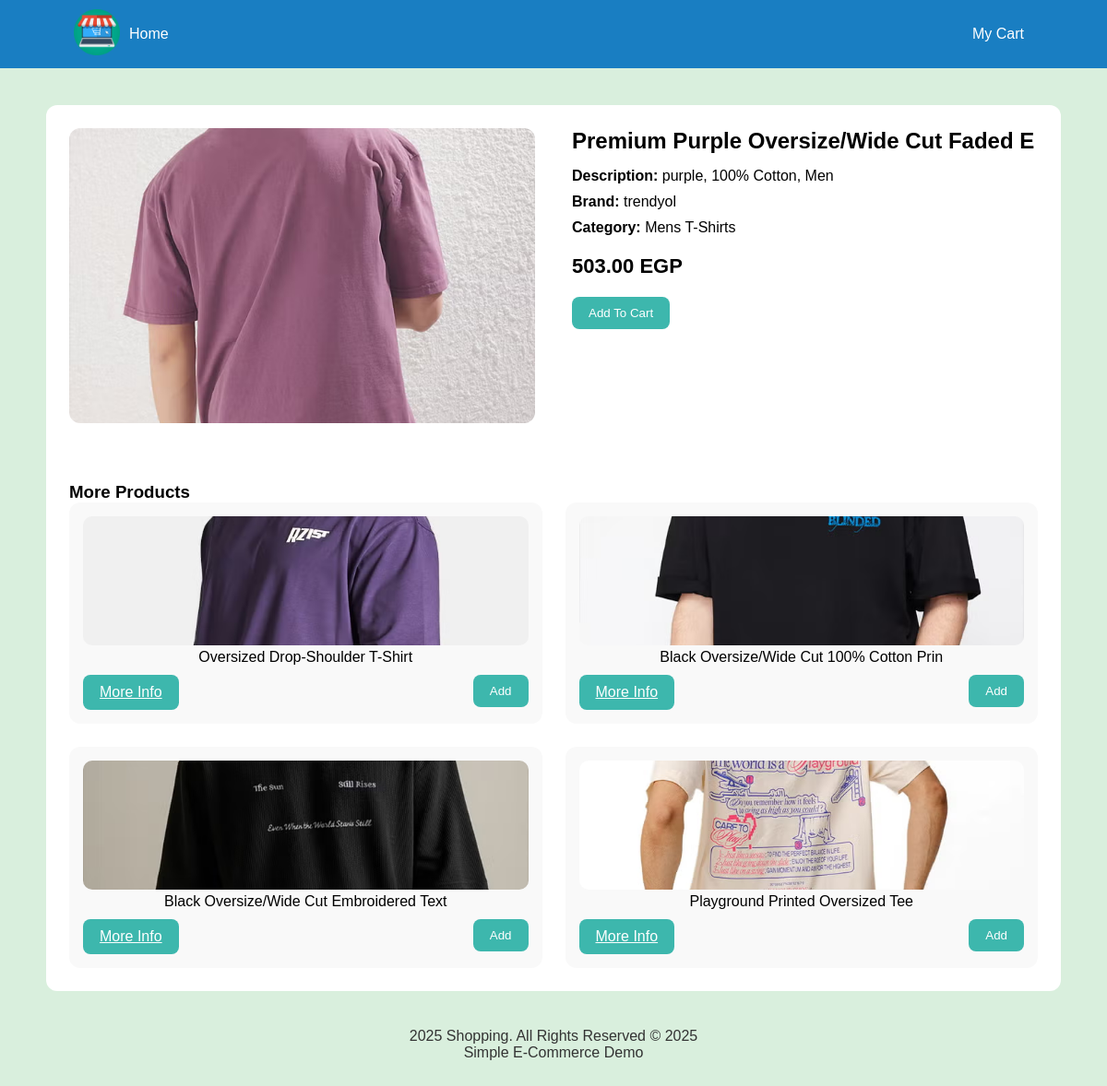
/info.php?id=P10, run on the app's committed database.
### tables this page shows
CREATE TABLE `images` (
  `id_P` varchar(30) NOT NULL,
  `image_1` varchar(200) NOT NULL,
  `image_2` varchar(200) NOT NULL,
  `image_3` varchar(200) NOT NULL
);

CREATE TABLE `products` (
  `id_P` varchar(20) NOT NULL,
  `name` varchar(40) NOT NULL,
  `describtion` varchar(150) NOT NULL,
  `price` decimal(15,2) NOT NULL,
  `brand` varchar(30) NOT NULL,
  `category` varchar(30) NOT NULL
);

### info.php (the view, shortened to what this page needs)
<?php
$conn = mysqli_connect("localhost:3307", "root", "", "ecommerce_db");
if (isset($_POST['info'])) {
    $id = $_POST['info'];
} elseif (isset($_GET['id'])) {
    $id = $_GET['id'];
} else {
    die("No Product");
}
$id = mysqli_real_escape_string($conn, $id);
$productQuery = "
SELECT p.*, i.image_1, i.image_2, i.image_3
FROM products p
LEFT JOIN images i ON p.id_P = i.id_P
WHERE p.id_P = '$id'
";
$productResult = mysqli_query($conn, $productQuery);
$product = mysqli_fetch_assoc($productResult);
$moreQuery = "
SELECT p.id_P, p.name, i.image_1
FROM products p
LEFT JOIN images i ON p.id_P = i.id_P
WHERE p.id_P != '$id'
LIMIT 4
";
$more = mysqli_query($conn, $moreQuery);
?>
<!DOCTYPE html>
<html lang="en">
<head>
    <link rel="stylesheet" href="styles/info_style.css">
</head>
<body>
    <div class="navbar">
        <a class="navbar-brand" href="index.php">
            <img src="images/icons/logo.png" alt="" width="50" height="50" class="rounded-5">
        </a>
        <div class="nav-links">
            <a href="index.php">Home</a>
            <a href="mycart.php">My Cart</a>
        </div>
    </div>
    <div class="container">
        <div class="product-details">
            <div class="product-image">
                <img id="sliderImg" src="<?= htmlspecialchars($product['image_1']) ?>"
                    data-img1="<?= htmlspecialchars($product['image_1']) ?>"
                    data-img2="<?= htmlspecialchars($product['image_2']) ?>"
                    data-img3="<?= htmlspecialchars($product['image_3']) ?>">
            </div>
            <div class="product-info">
                <h2><?= htmlspecialchars($product['name']) ?></h2>
                <p><strong>Description:</strong> <?= htmlspecialchars($product['describtion']) ?></p>
                <p><strong>Brand:</strong> <?= htmlspecialchars($product['brand']) ?></p>
                <p><strong>Category:</strong> <?= htmlspecialchars($product['category']) ?></p>
                <div class="price"><?= htmlspecialchars($product['price']) ?> EGP</div>
                <form method="post" action="cartBack.php">
                    <button type="submit" name="cart" value="<?= $product['id_P'] ?>" class="btn">
                        Add To Cart
                    </button>
                </form>
            </div>
        </div>
        <div class="more-products">
            <h3>More Products</h3>
            <div class="products-grid">
                <?php while ($row = mysqli_fetch_assoc($more)) { ?>
                    <div class="product-card">
                        <div class="img-box">
                            <img src="<?= htmlspecialchars($row['image_1']) ?>">
                        </div>
                        <p><?= htmlspecialchars($row['name']) ?></p>
                        <div class="card-buttons">
                            <a href="info.php?id=<?= $row['id_P'] ?>" class="btn">More Info</a>
                            <form method="post" action="cartBack.php">
                                <button type="submit" name="cart" value="<?= $row['id_P'] ?>" class="btn">
                                    Add
                                </button>
                            </form>
                        </div>
                    </div>
                <?php } ?>
            </div>
        </div>
    </div>
    <footer class="footer">
        <p> 2025 Shopping. All Rights Reserved © 2025</p>
        <p>Simple E-Commerce Demo</p>
    </footer>
</body>
</html>

### styles/info_style.css (style rules this page uses)
:root { --blue: #197ec2; --green: #3db7ad; --pink: #f6b1ce; --bg: #d9efdd; }
* { box-sizing: border-box; font-family: Arial, sans-serif; margin: 0; padding: 0; }
body { background: var(--bg); }
.navbar { background: var(--blue); padding: 10px 80px; display: flex; justify-content: space-between; color: white; }
.nav-links { display: flex; margin: auto 0; width: 100%; padding: 0 10px; justify-content: space-between; }
.nav-links a { color: white; text-decoration: none; }
.container { max-width: 1100px; margin: 40px auto; background: white; padding: 25px; border-radius: 12px; }
.product-details { display: grid; grid-template-columns: 1fr 1fr; gap: 40px; }
.product-image img { width: 100%; height: 320px; object-fit: cover; border-radius: 12px; }
.product-info h2 { margin-bottom: 15px; }
.product-info p { margin-bottom: 10px; }
.price { font-size: 22px; margin: 20px 0; font-weight: bold; }
.btn { background: var(--green); border: none; padding: 10px 18px; border-radius: 8px; color: white; cursor: pointer; }
.more-products { margin-top: 60px; }
.products-grid { display: grid; grid-template-columns: repeat(2, 1fr); gap: 25px; }
.product-card { background: #f9f9f9; padding: 15px; border-radius: 12px; text-align: center; }
.img-box img { width: 100%; height: 140px; object-fit: cover; border-radius: 10px; }
.card-buttons { display: flex; justify-content: space-between; margin-top: 10px; }
.footer { text-align: center; margin: 40px 0; color: #333; }

### data on the page
images: image_2 (picture), id_P.name "Premium Purple Oversize/Wide Cut Faded E", id_P.describtion "purple, 100% Cotton, Men", id_P.brand "trendyol", id_P.category "Mens T-Shirts", id_P.price "503.00"
images: image_1 (picture), id_P.name "Oversized Drop-Shoulder T-Shirt"
images: image_1 (picture), id_P.name "Black Oversize/Wide Cut 100% Cotton Prin"
images: image_1 (picture), id_P.name "Black Oversize/Wide Cut Embroidered Text"
images: image_1 (picture), id_P.name "Playground Printed Oversized Tee"
